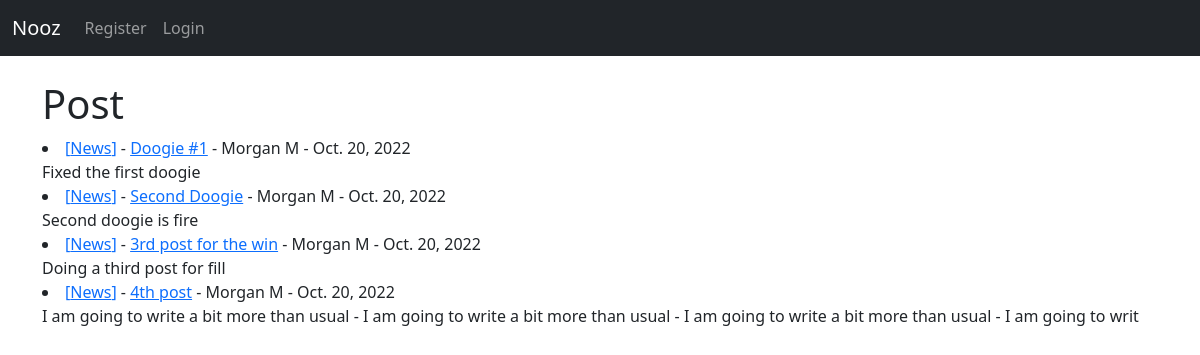
The app's page /, older data.
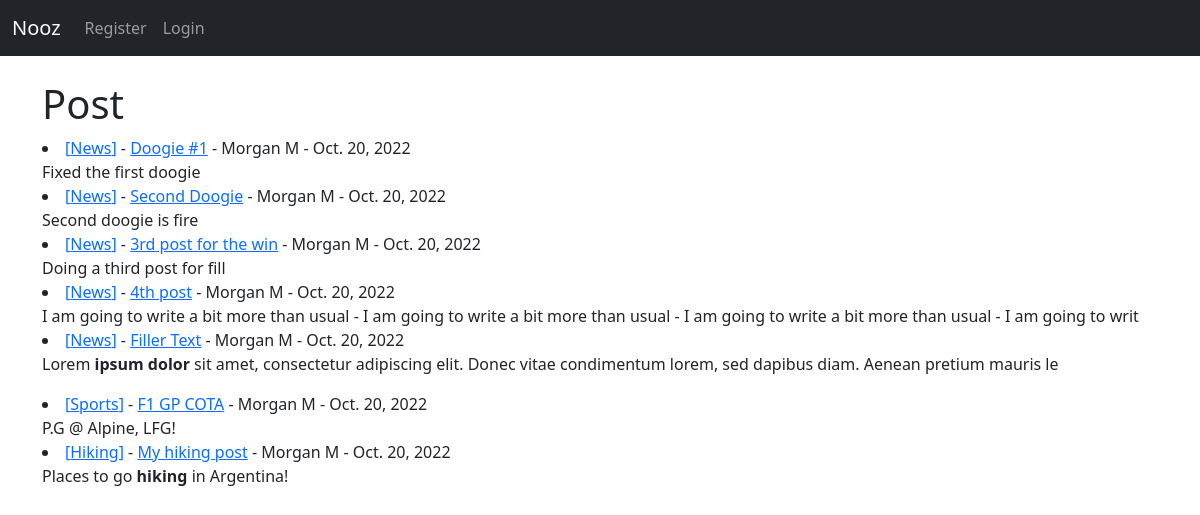
The same page, newer data.
### nooz2/models.py (models this page shows, shortened)
class Post(models.Model):
    title = models.CharField(max_length=255)
    title_tag = models.CharField(max_length=255)
    description = models.CharField(max_length=50, default='Click above to read more')
    author = models.ForeignKey(User, on_delete=models.CASCADE)
    body = models.TextField()
    timestamp = models.DateField(auto_now_add=True)
    category = models.CharField(max_length=255, default='News')

### nooz2/views.py (the view)
# urls.py: path('', HomeView.as_view(), name="home"),
class HomeView(ListView):
    model = Post
    template_name = 'home.html'
    ordering = ['-timestamp']

### templates/home.html (shortened to what this page needs)
{% extends 'base.html' %}
{% block content %}
<h1>Post</h1>
{% for post in object_list %}
   <li><a href="{% url 'category' post.category %}">[{{ post.category}}]</a> - <a href="{% url 'post-detail' post.pk %}">{{ post.title}}</a> -
    {{ post.author.first_name }}
    {{ post.author.last_name }} -
    {{ post.timestamp }}
<br/>
    {{ post.body|slice:"150"|safe }}</li>
{% endfor %}
{% endblock %}

### templates/base.html (shortened to what this page needs)
<!doctype html>
<html lang="en">
  <head>
    <link href="https://cdn.jsdelivr.net/npm/bootstrap@5.2.2/dist/css/bootstrap.min.css" rel="stylesheet">
  </head>
  <body>
    {% include "navbar.html" %}
    <br/>
    <div class="container">
    {% block content %}
    {% endblock %}
    </body>
  </body>
</html>

### templates/navbar.html (shortened to what this page needs)
<nav class="navbar navbar-expand-lg navbar-dark bg-dark">
    <div class="container-fluid">
      <a class="navbar-brand" href="#">Nooz</a>
      <div class="collapse navbar-collapse" id="navbarNavDropdown">
        <ul class="navbar-nav">
        {% if user.is_authenticated %}
          <li class="nav-item">
            <a class="nav-link" href="{% url 'new_post' %}">Add Post</a>
          </li>
          <li class="nav-item">
            <a class="nav-link" href="{% url 'add_category' %}">Add Category</a>
          </li>
          <li class="nav-item">
            <a class="nav-link" href="{% url 'logout' %}">Logout</a>
          </li>
        {% else %}
          <li class="nav-item">
            <a class="nav-link" href="{% url 'register' %}">Register</a>
          </li>
          <li class="nav-item">
            <a class="nav-link" href="{% url 'login' %}">Login</a>
          </li>
        {% endif %}
        </ul>
      </div>
    </div>
  </nav>

Row changes from the older to the newer data that the page shows:
added Post: category "News", title "Filler Text", author.first_name "Morgan", author.last_name "M", timestamp "Oct. 20, 2022", body "Lorem ipsum dolor sit amet, consectetur adipiscing elit. Donec vitae condimentum lorem, sed dapibus diam. Aenean pretium mauris le"
added Post: category "Sports", title "F1 GP COTA", author.first_name "Morgan", author.last_name "M", timestamp "Oct. 20, 2022", body "P.G @ Alpine, LFG!"
added Post: category "Hiking", title "My hiking post", author.first_name "Morgan", author.last_name "M", timestamp "Oct. 20, 2022", body "Places to go hiking in Argentina!"
